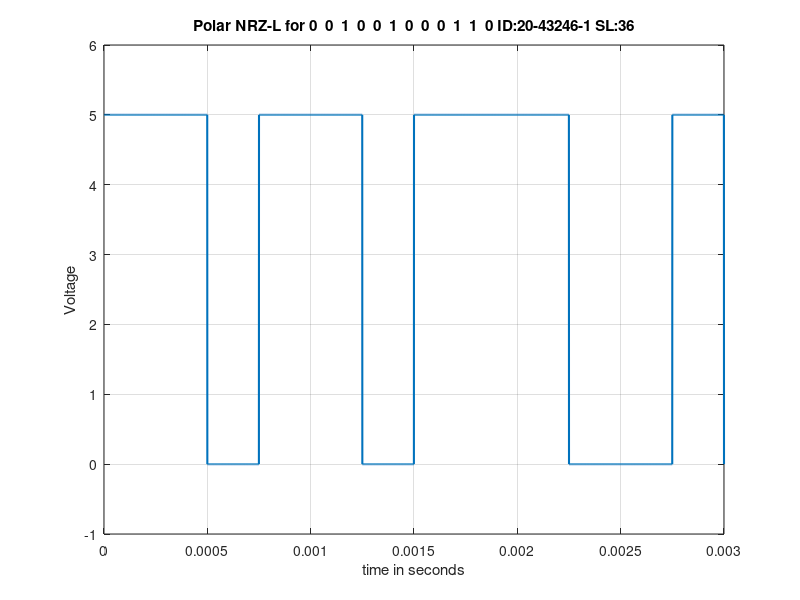

Write MATLAB code to recreate this figure.
clc
bit_stream = [0 0 1 0 0 1 0 0 0 1 1 0];
no_bits = length(bit_stream);
bit_rate = 4000; % 4 kbps
pulse_per_bit = 1; % for polar nrz-L
pulse_duration = 1/((pulse_per_bit)*(bit_rate));
no_pulses = no_bits*pulse_per_bit;
samples_per_pulse = 500;
fs = (samples_per_pulse)/(pulse_duration);
t = 0:1/fs:(no_pulses)*(pulse_duration);
no_samples = length(t); % total number of samples
dig_sig = zeros(1, no_samples);
max_voltage = 5;
min_voltage = 0;
for i = 1:no_bits
if bit_stream(i) == 0
dig_sig(((i-1) *(samples_per_pulse)+1):i*(samples_per_pulse)) = max_voltage*ones (1, samples_per_pulse);
else
dig_sig(((i-1) *(samples_per_pulse)+1):i*(samples_per_pulse)) = min_voltage*ones(1,samples_per_pulse);
end 
end
plot(t,dig_sig,'linewidth',1.5)
grid on
xlabel('time in seconds')
ylabel('Voltage')
ylim([(min_voltage - (max_voltage)*0.2) (max_voltage+max_voltage*0.2)])
title(['Polar NRZ-L for ',num2str(bit_stream),' ID:20-43246-1 SL:36'])
